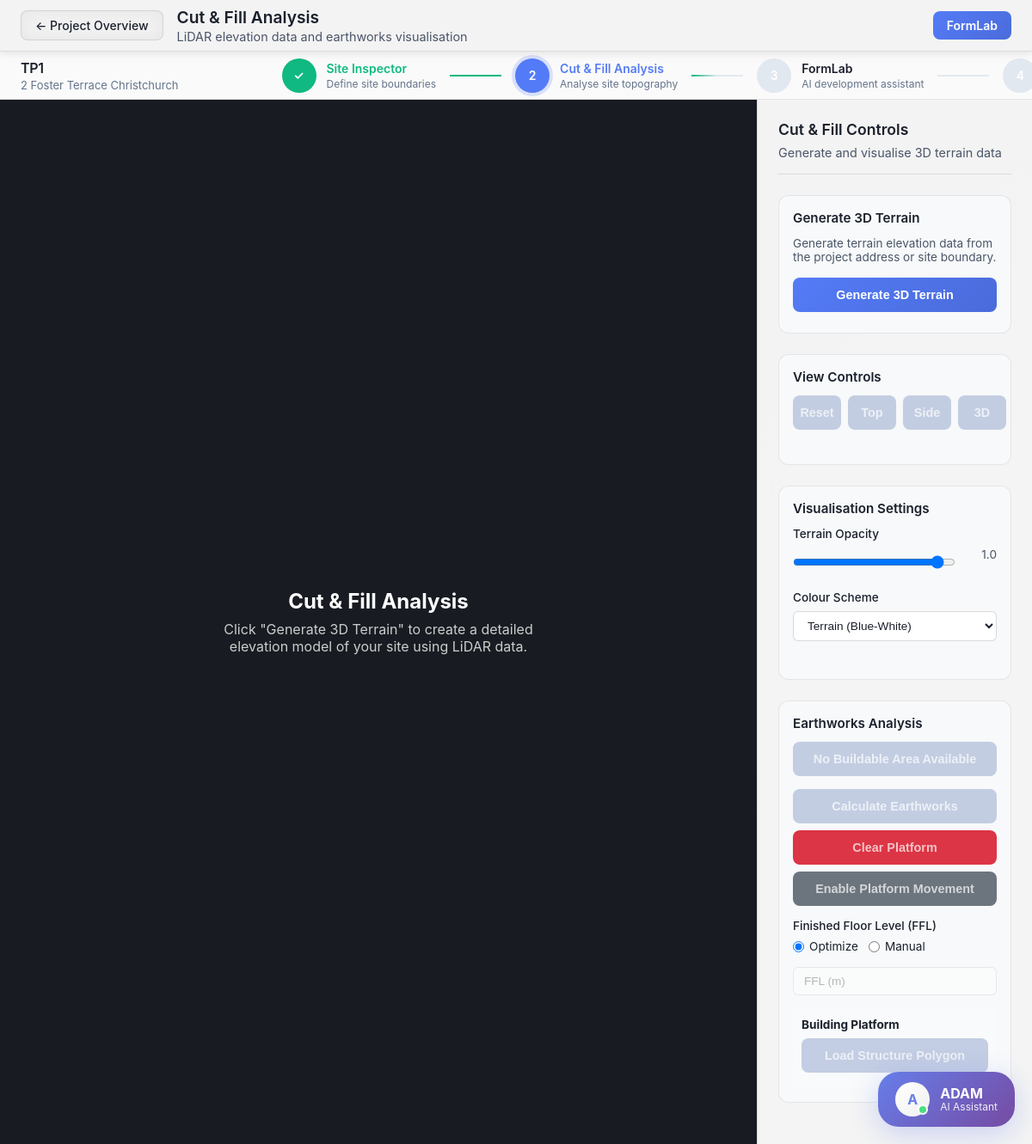
Page /terrain-viewer (signed in) on the earlier database version.
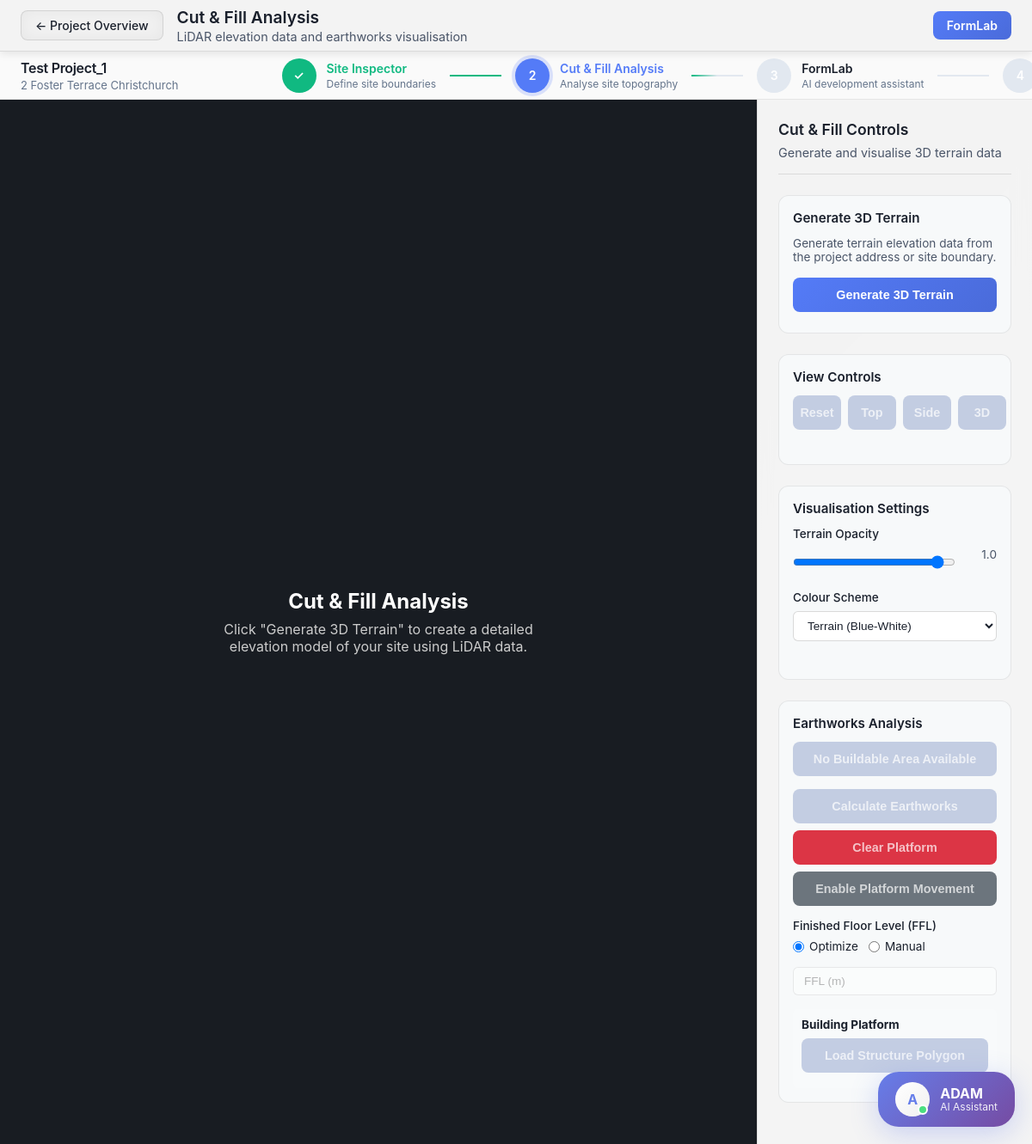
Same page on the later database version.
### tables this page shows
CREATE TABLE projects (
                        id INTEGER PRIMARY KEY AUTOINCREMENT,
                        name TEXT NOT NULL,
                        project_number TEXT,
                        client_name TEXT,
                        address TEXT NOT NULL,
                        site_information TEXT,
                        project_type TEXT,
                        project_units TEXT DEFAULT 'metric',
                        project_visibility TEXT DEFAULT 'private',
                        team_members TEXT,
                        status TEXT DEFAULT 'active',
                        user_id INTEGER NOT NULL,
                        created_at DATETIME DEFAULT CURRENT_TIMESTAMP,
                        updated_at DATETIME DEFAULT CURRENT_TIMESTAMP, location_lat REAL, location_lng REAL,
                        FOREIGN KEY (user_id) REFERENCES users (id)
                    );

### routes/terrain_routes.py (the view, shortened to what this page needs)
    def handle_terrain_viewer(self):
        try:
            from flask import request
            app_logger.info("Terrain viewer page requested")
            project_id = request.args.get('project_id') or request.args.get('project')
            if project_id and ('?' in project_id or '&' in project_id):
                project_id = project_id.split('?')[0].split('&')[0]
                app_logger.info(f"Cleaned malformed project ID: {project_id}")
            if not project_id:
                project_id = session.get('current_project_id')
                app_logger.info(f"No valid project ID in URL, trying session: {project_id}")
            if not project_id:
                try:
                    from database import DatabaseManager
                    db_manager = DatabaseManager()
                    user_id = session.get('user', {}).get('id')
                    if user_id:
                        with db_manager.db.get_cursor() as cursor:
                            cursor.execute("""
                                SELECT id, name, address
                                FROM projects
                                WHERE user_id = ?
                                ORDER BY updated_at DESC
                                LIMIT 1
                            """, (user_id,))
                            recent_project = cursor.fetchone()
                            if recent_project:
                                project_id = str(recent_project[0])
                                session['current_project_id'] = project_id
                                app_logger.info(f"Using most recent project: {project_id} ({recent_project[1]} at {recent_project[2]})")
                except Exception as e:
                    app_logger.error(f"Error getting recent project: {e}")
            if not project_id:
                app_logger.warning("No project ID available for terrain viewer")
            site_data = {}
            project_data = {}
            if project_id:
                try:
                    from database import DatabaseManager
                    db_manager = DatabaseManager()
                    user_id = session.get('user', {}).get('id')
                    if user_id:
                        with db_manager.db.get_cursor() as cursor:
                            cursor.execute("""
                                SELECT name, address, location_lat, location_lng, created_at
                                FROM projects
                                WHERE id = ? AND user_id = ?
                            """, (project_id, user_id))
                            project_row = cursor.fetchone()
                            if project_row:
                                project_data = {
                                    'id': project_id,
                                    'name': project_row[0],
                                    'address': project_row[1],
                                    'lat': project_row[2],
                                    'lng': project_row[3],
                                    'created_at': project_row[4]
                                }
                                app_logger.info(f"Project data loaded for terrain viewer: {project_data['name']} at {project_data['address']}")
                                if not site_data and project_data.get('address'):
                                    site_data = {
                                        'address': project_data['address'],
                                        'project_address': project_data['address'],
                                        'project_name': project_data['name'],
                                        'project_id': project_id
                                    }
                                    app_logger.info(f"No site data found, but project has address: {project_data['address']}")
                            else:
                                app_logger.warning(f"No project found with ID {project_id} for user {user_id}")
                    else:
                        app_logger.warning("No user ID found in session for terrain viewer")
                except Exception as e:
                    app_logger.error(f"Error loading project data: {e}")
            else:
                app_logger.info("No project ID provided to terrain viewer")
            if project_id:
                project_site_data = self._load_site_data_from_project(project_id)
                if project_site_data:
                    app_logger.info(f"Loaded site data from project snapshots: {list(project_site_data.keys())}")
                    if site_data:
                        site_data.update(project_site_data)
                    else:
                        site_data = project_site_data
                    session['site_data'] = site_data
            return render_template('terrain_viewer.html',
                                 site_data=site_data,
                                 site_data_json=json.dumps(site_data) if site_data else '{}',
                                 project_data=project_data)
        except Exception as e:
            app_logger.error(f"Terrain viewer error: {e}")
            error_data = {'error': str(e)}
            return render_template('terrain_viewer.html',
                                 site_data=error_data,
                                 site_data_json=json.dumps(error_data),
                                 project_data={})

### templates/terrain_viewer.html (shortened to what this page needs)
<!DOCTYPE html>
<html lang="en">
<head>
    <link rel="stylesheet" href="{{ url_for('static', filename='styles.css') }}">
    <link href='https://api.mapbox.com/mapbox-gl-js/v3.0.1/mapbox-gl.css' rel='stylesheet' />
    <link rel="stylesheet" href="{{ url_for('static', filename='css/adam-chat-widget.css') }}">
</head>
<body>
    <div class="site-header">
        <div class="header-left">
            <a href="{% if project_data and project_data.get('id') %}/project/{{ project_data.get('id') }}{% else %}/dashboard{% endif %}" class="header-back-btn">
                ← Project Overview
            </a>
            <div class="header-title-section">
                <h1 class="header-title">Cut & Fill Analysis</h1>
                <p class="header-subtitle">LiDAR elevation data and earthworks visualisation</p>
            </div>
        </div>
        <div class="header-right">
            <a href="/site-developer{% if project_data and project_data.get('id') %}?project_id={{ project_data.get('id') }}{% endif %}" class="header-cta-btn">FormLab</a>
        </div>
    </div>
    <div class="engineering-flow-progress">
        <div class="flow-container">
            <div class="project-info-section">
                {% if project_data and project_data.get('name') %}
                <div class="project-name">{{ project_data.get('name', 'Current Project') }}</div>
                {% set address = project_data.get('address', '') %}
                {% if address %}
                    {% if address|length > 45 %}
                    <div class="project-address" title="{{ address }}">{{ address[:42] }}...</div>
                    {% else %}
                    <div class="project-address">{{ address }}</div>
                    {% endif %}
                {% else %}
                <div class="project-address">No address available</div>
                {% endif %}
                {% else %}
                <div class="project-name">Current Project</div>
                <div class="project-address">No address available</div>
                {% endif %}
            </div>
            <div class="flow-steps-container">
                <div class="flow-step completed clickable" onclick="navigateToStep(1)">
                    <div class="step-indicator">
                        <div class="step-check">✓</div>
                    </div>
                    <div class="step-content">
                        <div class="step-title">Site Inspector</div>
                        <div class="step-subtitle">Define site boundaries</div>
                    </div>
                </div>
                <div class="flow-connector completed"></div>
                <div class="flow-step active clickable" onclick="navigateToStep(2)">
                    <div class="step-indicator">
                        <div class="step-number">2</div>
                    </div>
                    <div class="step-content">
                        <div class="step-title">Cut & Fill Analysis</div>
                        <div class="step-subtitle">Analyse site topography</div>
                    </div>
                </div>
                <div class="flow-connector"></div>
                <div class="flow-step clickable" onclick="navigateToStep(3)">
                    <div class="step-indicator">
                        <div class="step-number">3</div>
                    </div>
                    <div class="step-content">
                        <div class="step-title">FormLab</div>
                        <div class="step-subtitle">AI development assistant</div>
                    </div>
                </div>
                <div class="flow-connector"></div>
                <div class="flow-step clickable" onclick="navigateToStep(4)">
                    <div class="step-indicator">
                        <div class="step-number">4</div>
                    </div>
                </div>
                </div>
            </div>
        </div>
    <div class="main-content">
        <div class="terrain-canvas-container">
            <div id="terrainCanvas" class="terrain-canvas"></div>
        </div>
        <div class="terrain-panel">
            <div class="panel-header">
                <h2 class="panel-title">Cut & Fill Controls</h2>
                <p class="panel-subtitle">Generate and visualise 3D terrain data</p>
            </div>
            <div id="generateTerrainSection" class="control-section">
                <div class="section-title">Generate 3D Terrain</div>
                <p style="color: #4a5568; font-size: 0.85rem; margin-bottom: 16px;">
                    Generate terrain elevation data from the project address or site boundary.
                </p>
                <button id="generateTerrainBtn" class="control-btn" style="width: 100%; background: linear-gradient(135deg, #547bf7 0%, #4a6bda 100%);">
                    Generate 3D Terrain
                </button>
            </div>
            <div class="control-section">
                <div class="section-title">View Controls</div>
                <div class="view-controls">
                    <button id="resetViewBtn" class="control-btn" disabled>
                        Reset
                    </button>
                    <button id="topViewBtn" class="control-btn" disabled>
                        Top
                    </button>
                    <button id="sideViewBtn" class="control-btn" disabled>
                        Side
                    </button>
                    <button id="perspectiveViewBtn" class="control-btn" disabled>
                        3D
                    </button>
                </div>
            </div>
            <div class="control-section">
                <div class="section-title">Visualisation Settings</div>
                <div class="platform-controls">
                    <label class="control-label">Terrain Opacity</label>
                    <div class="input-row">
                        <input type="range" id="terrainOpacity" min="0.1" max="1" value="1" step="0.1" style="flex: 2;">
                        <span id="terrainOpacityValue" class="opacity-value">1.0</span>
                    </div>
                </div>
                <div class="platform-controls">
                    <label class="control-label">Colour Scheme</label>
                    <select id="colorSchemeSelect" class="overlay-style-select">
                        <option value="terrain">Terrain (Blue-White)</option>
                    </select>
                </div>
            </div>
            <div class="control-section">
                <div class="section-title">Earthworks Analysis</div>
                <button id="loadBuildableAreaBtn" class="control-btn" disabled style="width: 100%;">
                    No Buildable Area Available
                </button>
                <div style="margin-top: 15px;">
                    <button id="calculateEarthworksBtn" class="control-btn" disabled style="width: 100%;">
                        Calculate Earthworks
                    </button>
                    <button id="clearPlatformBtn" class="control-btn" disabled style="width: 100%; margin-top: 8px; background: #dc3545;">
                        Clear Platform
                    </button>
                    <button id="togglePlatformMoveBtn" class="control-btn" disabled style="width: 100%; margin-top: 8px; background: #6c757d;">
                        Enable Platform Movement
                    </button>
                </div>
                <div class="ffl-controls" style="margin-top: 15px;">
                    <label class="control-label">Finished Floor Level (FFL)</label>
                    <div class="ffl-options">
                        <div class="radio-option">
                            <input type="radio" name="fflMode" value="optimize" id="optimizeFFL" checked>
                            <label for="optimizeFFL">Optimize</label>
                        </div>
                        <div class="radio-option">
                            <input type="radio" name="fflMode" value="manual" id="manualFFL">
                            <label for="manualFFL">Manual</label>
                        </div>
                    </div>
                    <input type="number" id="manualFFL" placeholder="FFL (m)" disabled step="0.1" style="width: 100%; margin-top: 8px;">
                </div>
                <div class="platform-container" style="margin-top: 15px; padding: 10px; background: rgba(255,255,255,0.1); border-radius: 5px;">
                    <label class="control-label" style="font-weight: bold;">Building Platform</label>
                    <button id="loadPlatformBtn" class="control-btn" disabled style="width: 100%; margin-top: 8px;">
                        Load Structure Polygon
                    </button>
                </div>
            </div>
        </div>
    </div>
</body>
</html>

Differences in the rows shown:
removed projects: get "TP1", address "2 Foster Terrace Christchurch"
now on this page (row unchanged): projects: get "Test Project_1", address "2 Foster Terrace Christchurch"
